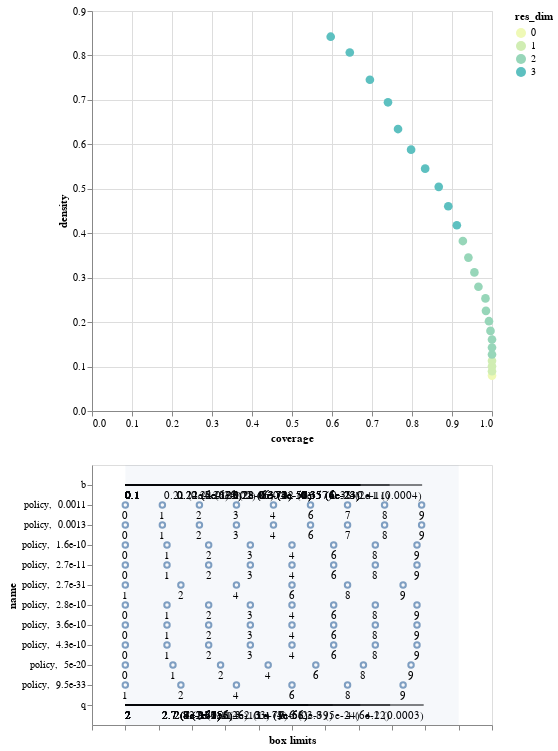

Notebook code cell kept with this figure:
### Code cell
box1.inspect_tradeoff()

### Figure 1 — Vega-Lite specification as saved in the notebook (floating-point values rounded to 4 significant figures)
{"config": {"view": {"continuousWidth": 400, "continuousHeight": 300}}, "vconcat": [{"data": {"name": "data-cd604b063686d04be7cd6367f45dd766"}, "mark": {"type": "circle", "size": 75}, "encoding": {"color": {"type": "ordinal", "field": "res_dim", "scale": {"range": ["#eff9b6", "#d0edb3", "#97d6b9", "#5dc0c0", "#31a5c2", "#1f80b8", "#2354a3", "#21318d"]}}, "opacity": {"condition": {"value": 1, "selection": "selector002"}, "value": 0.4}, "tooltip": [{"type": "ordinal", "field": "id"}, {"type": "quantitative", "field": "coverage", "format": ".2"}, {"type": "quantitative", "field": "density", "format": ".2"}, {"type": "ordinal", "field": "res_dim"}], "x": {"type": "quantitative", "field": "coverage"}, "y": {"type": "quantitative", "field": "density"}}, "height": 400, "selection": {"selector002": {"type": "single", "fields": ["id"]}}, "width": 400}, {"layer": [{"data": {"name": "data-f30ca7fd55f6c3a5d23d10caf17bafd5"}, "mark": "rule", "encoding": {"x": {"type": "quantitative", "axis": {"grid": false, "labels": false, "title": "box limits"}, "field": "x_lower", "scale": {"domain": [0, 1], "padding": 0.1}}, "x2": {"field": "x_upper"}, "y": {"type": "nominal", "field": "name", "scale": {"padding": 1.0}}}, "transform": [{"calculate": "(datum.x1-datum.minimum)/(datum.maximum-datum.minimum)", "as": "x_lower"}, {"calculate": "(datum.x2-datum.minimum)/(datum.maximum-datum.minimum)", "as": "x_upper"}, {"filter": {"selection": "selector002"}}], "width": 400}, {"data": {"name": "data-f30ca7fd55f6c3a5d23d10caf17bafd5"}, "mark": {"type": "text", "align": "left", "baseline": "top", "dy": 5}, "encoding": {"text": {"type": "ordinal", "field": "text"}, "x": {"type": "quantitative", "axis": {"grid": false, "labels": false, "title": "box limits"}, "field": "x_lower", "scale": {"domain": [0, 1], "padding": 0.1}}, "x2": {"field": "x_upper"}, "y": {"type": "nominal", "field": "name", "scale": {"padding": 1.0}}}, "transform": [{"calculate": "(datum.x1-datum.minimum)/(datum.maximum-datum.minimum)", "as": "x_lower"}, {"calculate": "(datum.x2-datum.minimum)/(datum.maximum-datum.minimum)", "as": "x_upper"}, {"filter": {"selection": "selector002"}}, {"calculate": "datum.qp_lower>0?format(datum.x1, \".2\")+\" (\"+format(datum.qp_lower, \".1~g\")+\")\" :format(datum.x1, \".2\")", "as": "text"}], "width": 400}, {"data": {"name": "data-f30ca7fd55f6c3a5d23d10caf17bafd5"}, "mark": {"type": "text", "align": "right", "baseline": "top", "dy": 5}, "encoding": {"text": {"type": "ordinal", "field": "text"}, "x": {"type": "quantitative", "field": "x_upper"}, "x2": {"field": "x_upper"}, "y": {"type": "nominal", "field": "name", "scale": {"padding": 1.0}}}, "transform": [{"calculate": "(datum.x1-datum.minimum)/(datum.maximum-datum.minimum)", "as": "x_lower"}, {"calculate": "(datum.x2-datum.minimum)/(datum.maximum-datum.minimum)", "as": "x_upper"}, {"filter": {"selection": "selector002"}}, {"calculate": "datum.qp_upper>0?format(datum.x2, \".2\")+\" (\"+format(datum.qp_upper, \".1\")+\")\" :format(datum.x2, \".2\")", "as": "text"}], "width": 400}, {"data": {"name": "data-bb8d07f6df3d47a6a475317795287b23"}, "mark": {"type": "rect", "opacity": 0.05}, "encoding": {"x": {"type": "quantitative", "field": "start"}, "x2": {"field": "end"}}}, {"data": {"name": "data-4effa3d15b8621940deacb86bf4a04f8"}, "mark": "point", "encoding": {"x": {"type": "quantitative", "field": "x"}, "y": {"type": "nominal", "field": "name"}}, "transform": [{"filter": {"selection": "selector002"}}], "width": 400}, {"data": {"name": "data-4effa3d15b8621940deacb86bf4a04f8"}, "mark": {"type": "text", "align": "center", "baseline": "top", "dy": 5}, "encoding": {"text": {"type": "nominal", "field": "item"}, "x": {"type": "quantitative", "field": "x"}, "y": {"type": "nominal", "field": "name"}}, "transform": [{"filter": {"selection": "selector002"}}], "width": 400}]}], "$schema": "https://vega.github.io/schema/vega-lite/v4.8.1.json", "datasets": {"data-cd604b063686d04be7cd6367f45dd766": [{"coverage": 1.0, "density": 0.0796, "id": 0, "mass": 1.0, "mean": 0.0796, "res_dim": 0}, {"coverage": 1.0, "density": 0.08944, "id": 1, "mass": 0.89, "mean": 0.08944, "res_dim": 1}, {"coverage": 1.0, "density": 0.1005, "id": 2, "mass": 0.792, "mean": 0.1005, "res_dim": 1}, {"coverage": 1.0, "density": 0.1131, "id": 3, "mass": 0.704, "mean": 0.1131, "res_dim": 1}, {"coverage": 1.0, "density": 0.1272, "id": 4, "mass": 0.626, "mean": 0.1272, "res_dim": 2}, {"coverage": 1.0, "density": 0.1429, "id": 5, "mass": 0.557, "mean": 0.1429, "res_dim": 2}, {"coverage": 1.0, "density": 0.1608, "id": 6, "mass": 0.495, "mean": 0.1608, "res_dim": 2}, {"coverage": 0.9962, "density": 0.1802, "id": 7, "mass": 0.44, "mean": 0.1802, "res_dim": 2}, {"coverage": 0.9925, "density": 0.202, "id": 8, "mass": 0.391, "mean": 0.202, "res_dim": 2}, {"coverage": 0.9849, "density": 0.2253, "id": 9, "mass": 0.348, "mean": 0.2253, "res_dim": 2}, {"coverage": 0.9837, "density": 0.2534, "id": 10, "mass": 0.309, "mean": 0.2534, "res_dim": 2}, {"coverage": 0.9661, "density": 0.2796, "id": 11, "mass": 0.275, "mean": 0.2796, "res_dim": 2}, {"coverage": 0.956, "density": 0.3119, "id": 12, "mass": 0.244, "mean": 0.3119, "res_dim": 2}, {"coverage": 0.941, "density": 0.3452, "id": 13, "mass": 0.217, "mean": 0.3452, "res_dim": 2}, {"coverage": 0.9271, "density": 0.3824, "id": 14, "mass": 0.193, "mean": 0.3824, "res_dim": 2}, {"coverage": 0.9121, "density": 0.418, "id": 15, "mass": 0.1737, "mean": 0.418, "res_dim": 3}, {"coverage": 0.8907, "density": 0.4607, "id": 16, "mass": 0.1539, "mean": 0.4607, "res_dim": 3}, {"coverage": 0.8668, "density": 0.5044, "id": 17, "mass": 0.1368, "mean": 0.5044, "res_dim": 3}, {"coverage": 0.8329, "density": 0.5452, "id": 18, "mass": 0.1216, "mean": 0.5452, "res_dim": 3}, {"coverage": 0.7977, "density": 0.588, "id": 19, "mass": 0.108, "mean": 0.588, "res_dim": 3}, {"coverage": 0.7651, "density": 0.6344, "id": 20, "mass": 0.096, "mean": 0.6344, "res_dim": 3}, {"coverage": 0.7399, "density": 0.6946, "id": 21, "mass": 0.0848, "mean": 0.6946, "res_dim": 3}, {"coverage": 0.6947, "density": 0.7453, "id": 22, "mass": 0.0742, "mean": 0.7453, "res_dim": 3}, {"coverage": 0.6445, "density": 0.8066, "id": 23, "mass": 0.0636, "mean": 0.8066, "res_dim": 3}, {"coverage": 0.5967, "density": 0.8422, "id": 24, "mass": 0.0564, "mean": 0.8422, "res_dim": 3}], "data-f30ca7fd55f6c3a5d23d10caf17bafd5": [{"x1": 0.1001, "x2": 0.4114, "name": "b", "id": 1, "minimum": 0.1001, "maximum": 0.4497, "qp_lower": -1.0, "qp_upper": 0.0003981}, {"x1": 0.1001, "x2": 0.3773, "name": "b", "id": 2, "minimum": 0.1001, "maximum": 0.4497, "qp_lower": -1.0, "qp_upper": 1.899e-11}, {"x1": 0.1001, "x2": 0.3465, "name": "b", "id": 3, "minimum": 0.1001, "maximum": 0.4497, "qp_lower": -1.0, "qp_upper": 5.977e-23}, {"x1": 0.1001, "x2": 0.3465, "name": "b", "id": 4, "minimum": 0.1001, "maximum": 0.4497, "qp_lower": -1.0, "qp_upper": 5.919e-24}, {"x1": 2.001, "x2": 4.237, "name": "q", "id": 4, "minimum": 2.001, "maximum": 4.499, "qp_lower": -1.0, "qp_upper": 0.0002854}, {"x1": 0.1001, "x2": 0.3465, "name": "b", "id": 5, "minimum": 0.1001, "maximum": 0.4497, "qp_lower": -1.0, "qp_upper": 6.376e-24}, {"x1": 2.001, "x2": 3.985, "name": "q", "id": 5, "minimum": 2.001, "maximum": 4.499, "qp_lower": -1.0, "qp_upper": 6.207e-12}, {"x1": 0.1001, "x2": 0.3465, "name": "b", "id": 6, "minimum": 0.1001, "maximum": 0.4497, "qp_lower": -1.0, "qp_upper": 3.536e-24}, {"x1": 2.001, "x2": 3.762, "name": "q", "id": 6, "minimum": 2.001, "maximum": 4.499, "qp_lower": -1.0, "qp_upper": 5.18e-24}, {"x1": 0.1001, "x2": 0.3465, "name": "b", "id": 7, "minimum": 0.1001, "maximum": 0.4497, "qp_lower": -1.0, "qp_upper": 1.29e-23}, {"x1": 2.001, "x2": 3.555, "name": "q", "id": 7, "minimum": 2.001, "maximum": 4.499, "qp_lower": -1.0, "qp_upper": 2.239e-39}, {"x1": 0.1001, "x2": 0.3465, "name": "b", "id": 8, "minimum": 0.1001, "maximum": 0.4497, "qp_lower": -1.0, "qp_upper": 5.606e-23}, {"x1": 2.001, "x2": 3.37, "name": "q", "id": 8, "minimum": 2.001, "maximum": 4.499, "qp_lower": -1.0, "qp_upper": 3.834e-58}, {"x1": 0.1001, "x2": 0.3165, "name": "b", "id": 9, "minimum": 0.1001, "maximum": 0.4497, "qp_lower": -1.0, "qp_upper": 1.368e-37}, {"x1": 2.001, "x2": 3.37, "name": "q", "id": 9, "minimum": 2.001, "maximum": 4.499, "qp_lower": -1.0, "qp_upper": 9.567e-57}, {"x1": 0.1001, "x2": 0.2957, "name": "b", "id": 10, "minimum": 0.1001, "maximum": 0.4497, "qp_lower": -1.0, "qp_upper": 3.352e-57}, {"x1": 2.001, "x2": 3.37, "name": "q", "id": 10, "minimum": 2.001, "maximum": 4.499, "qp_lower": -1.0, "qp_upper": 3.433e-61}, {"x1": 0.1001, "x2": 0.2957, "name": "b", "id": 11, "minimum": 0.1001, "maximum": 0.4497, "qp_lower": -1.0, "qp_upper": 3.485e-57}, {"x1": 2.001, "x2": 3.217, "name": "q", "id": 11, "minimum": 2.001, "maximum": 4.499, "qp_lower": -1.0, "qp_upper": 1.174e-79}, {"x1": 0.1001, "x2": 0.2957, "name": "b", "id": 12, "minimum": 0.1001, "maximum": 0.4497, "qp_lower": -1.0, "qp_upper": 1.518e-58}, {"x1": 2.001, "x2": 3.083, "name": "q", "id": 12, "minimum": 2.001, "maximum": 4.499, "qp_lower": -1.0, "qp_upper": 4.397e-103}, {"x1": 0.1001, "x2": 0.2957, "name": "b", "id": 13, "minimum": 0.1001, "maximum": 0.4497, "qp_lower": -1.0, "qp_upper": 3.717e-51}, {"x1": 2.001, "x2": 2.918, "name": "q", "id": 13, "minimum": 2.001, "maximum": 4.499, "qp_lower": -1.0, "qp_upper": 3.241e-126}, {"x1": 0.1001, "x2": 0.2957, "name": "b", "id": 14, "minimum": 0.1001, "maximum": 0.4497, "qp_lower": -1.0, "qp_upper": 1.802e-50}, {"x1": 2.001, "x2": 2.809, "name": "q", "id": 14, "minimum": 2.001, "maximum": 4.499, "qp_lower": -1.0, "qp_upper": 1.77e-151}, {"x1": 0.1001, "x2": 0.2957, "name": "b", "id": 15, "minimum": 0.1001, "maximum": 0.4497, "qp_lower": -1.0, "qp_upper": 1.913e-51}, {"x1": 2.001, "x2": 2.809, "name": "q", "id": 15, "minimum": 2.001, "maximum": 4.499, "qp_lower": -1.0, "qp_upper": 1.174e-152}, {"x1": 0.1001, "x2": 0.2753, "name": "b", "id": 16, "minimum": 0.1001, "maximum": 0.4497, "qp_lower": -1.0, "qp_upper": 6.113e-70}, {"x1": 2.001, "x2": 2.809, "name": "q", "id": 16, "minimum": 2.001, "maximum": 4.499, "qp_lower": -1.0, "qp_upper": 7.267e-156}, {"x1": 0.1001, "x2": 0.2753, "name": "b", "id": 17, "minimum": 0.1001, "maximum": 0.4497, "qp_lower": -1.0, "qp_upper": 4.652e-71}, {"x1": 2.001, "x2": 2.809, "name": "q", "id": 17, "minimum": 2.001, "maximum": 4.499, "qp_lower": -1.0, "qp_upper": 1.555e-156}, {"x1": 0.1001, "x2": 0.2753, "name": "b", "id": 18, "minimum": 0.1001, "maximum": 0.4497, "qp_lower": -1.0, "qp_upper": 9.537e-72}, {"x1": 2.001, "x2": 2.72, "name": "q", "id": 18, "minimum": 2.001, "maximum": 4.499, "qp_lower": -1.0, "qp_upper": 1.565e-173}, {"x1": 0.1001, "x2": 0.2556, "name": "b", "id": 19, "minimum": 0.1001, "maximum": 0.4497, "qp_lower": -1.0, "qp_upper": 1.673e-86}, {"x1": 2.001, "x2": 2.72, "name": "q", "id": 19, "minimum": 2.001, "maximum": 4.499, "qp_lower": -1.0, "qp_upper": 4.365e-171}, {"x1": 0.1001, "x2": 0.2368, "name": "b", "id": 20, "minimum": 0.1001, "maximum": 0.4497, "qp_lower": -1.0, "qp_upper": 1.883e-102}, {"x1": 2.001, "x2": 2.72, "name": "q", "id": 20, "minimum": 2.001, "maximum": 4.499, "qp_lower": -1.0, "qp_upper": 3.437e-167}, {"x1": 0.1001, "x2": 0.2223, "name": "b", "id": 21, "minimum": 0.1001, "maximum": 0.4497, "qp_lower": -1.0, "qp_upper": 6.889e-125}, {"x1": 2.001, "x2": 2.72, "name": "q", "id": 21, "minimum": 2.001, "maximum": 4.499, "qp_lower": -1.0, "qp_upper": 4.01e-173}, {"x1": 0.1001, "x2": 0.2223, "name": "b", "id": 22, "minimum": 0.1001, "maximum": 0.4497, "qp_lower": -1.0, "qp_upper": 4.719e-123}, {"x1": 2.001, "x2": 2.72, "name": "q", "id": 22, "minimum": 2.001, "maximum": 4.499, "qp_lower": -1.0, "qp_upper": 7.41e-170}, {"x1": 0.1001, "x2": 0.2223, "name": "b", "id": 23, "minimum": 0.1001, "maximum": 0.4497, "qp_lower": -1.0, "qp_upper": 5.623e-122}, {"x1": 2.001, "x2": 2.72, "name": "q", "id": 23, "minimum": 2.001, "maximum": 4.499, "qp_lower": -1.0, "qp_upper": 3.035e-167}, {"x1": 0.1001, "x2": 0.2092, "name": "b", "id": 24, "minimum": 0.1001, "maximum": 0.4497, "qp_lower": -1.0, "qp_upper": 3.611e-126}, {"x1": 2.001, "x2": 2.72, "name": "q", "id": 24, "minimum": 2.001, "maximum": 4.499, "qp_lower": -1.0, "qp_upper": 6.67e-160}], "data-bb8d07f6df3d47a6a475317795287b23": [{"start": 0, "end": 1}], "data-4effa3d15b8621940deacb86bf4a04f8": [{"name": "policy,  0.0013", "n_items": 10, "item": 0, "id": 15, "x": 0.0}, {"name": "policy,  0.0013", "n_items": 10, "item": 1, "id": 15, "x": 0.1111}, {"name": "policy,  0.0013", "n_items": 10, "item": 2, "id": 15, "x": 0.2222}, {"name": "policy,  0.0013", "n_items": 10, "item": 3, "id": 15, "x": 0.3333}, {"name": "policy,  0.0013", "n_items": 10, "item": 4, "id": 15, "x": 0.4444}, {"name": "policy,  0.0013", "n_items": 10, "item": 6, "id": 15, "x": 0.5556}, {"name": "policy,  0.0013", "n_items": 10, "item": 7, "id": 15, "x": 0.6667}, {"name": "policy,  0.0013", "n_items": 10, "item": 8, "id": 15, "x": 0.7778}, {"name": "policy,  0.0013", "n_items": 10, "item": 9, "id": 15, "x": 0.8889}, {"name": "policy,  0.0011", "n_items": 10, "item": 0, "id": 16, "x": 0.0}, {"name": "policy,  0.0011", "n_items": 10, "item": 1, "id": 16, "x": 0.1111}, {"name": "policy,  0.0011", "n_items": 10, "item": 2, "id": 16, "x": 0.2222}, {"name": "policy,  0.0011", "n_items": 10, "item": 3, "id": 16, "x": 0.3333}, {"name": "policy,  0.0011", "n_items": 10, "item": 4, "id": 16, "x": 0.4444}, {"name": "policy,  0.0011", "n_items": 10, "item": 6, "id": 16, "x": 0.5556}, {"name": "policy,  0.0011", "n_items": 10, "item": 7, "id": 16, "x": 0.6667}, {"name": "policy,  0.0011", "n_items": 10, "item": 8, "id": 16, "x": 0.7778}, {"name": "policy,  0.0011", "n_items": 10, "item": 9, "id": 16, "x": 0.8889}, {"name": "policy,  4.3e-10", "n_items": 9, "item": 0, "id": 17, "x": 0.0}, {"name": "policy,  4.3e-10", "n_items": 9, "item": 1, "id": 17, "x": 0.125}, {"name": "policy,  4.3e-10", "n_items": 9, "item": 2, "id": 17, "x": 0.25}, {"name": "policy,  4.3e-10", "n_items": 9, "item": 3, "id": 17, "x": 0.375}, {"name": "policy,  4.3e-10", "n_items": 9, "item": 4, "id": 17, "x": 0.5}, {"name": "policy,  4.3e-10", "n_items": 9, "item": 6, "id": 17, "x": 0.625}, {"name": "policy,  4.3e-10", "n_items": 9, "item": 8, "id": 17, "x": 0.75}, {"name": "policy,  4.3e-10", "n_items": 9, "item": 9, "id": 17, "x": 0.875}, {"name": "policy,  3.6e-10", "n_items": 9, "item": 0, "id": 18, "x": 0.0}, {"name": "policy,  3.6e-10", "n_items": 9, "item": 1, "id": 18, "x": 0.125}, {"name": "policy,  3.6e-10", "n_items": 9, "item": 2, "id": 18, "x": 0.25}, {"name": "policy,  3.6e-10", "n_items": 9, "item": 3, "id": 18, "x": 0.375}, {"name": "policy,  3.6e-10", "n_items": 9, "item": 4, "id": 18, "x": 0.5}, {"name": "policy,  3.6e-10", "n_items": 9, "item": 6, "id": 18, "x": 0.625}, {"name": "policy,  3.6e-10", "n_items": 9, "item": 8, "id": 18, "x": 0.75}, {"name": "policy,  3.6e-10", "n_items": 9, "item": 9, "id": 18, "x": 0.875}, {"name": "policy,  2.8e-10", "n_items": 9, "item": 0, "id": 19, "x": 0.0}, {"name": "policy,  2.8e-10", "n_items": 9, "item": 1, "id": 19, "x": 0.125}, {"name": "policy,  2.8e-10", "n_items": 9, "item": 2, "id": 19, "x": 0.25}, {"name": "policy,  2.8e-10", "n_items": 9, "item": 3, "id": 19, "x": 0.375}, {"name": "policy,  2.8e-10", "n_items": 9, "item": 4, "id": 19, "x": 0.5}, {"name": "policy,  2.8e-10", "n_items": 9, "item": 6, "id": 19, "x": 0.625}, {"name": "policy,  2.8e-10", "n_items": 9, "item": 8, "id": 19, "x": 0.75}, {"name": "policy,  2.8e-10", "n_items": 9, "item": 9, "id": 19, "x": 0.875}, {"name": "policy,  1.6e-10", "n_items": 9, "item": 0, "id": 20, "x": 0.0}, {"name": "policy,  1.6e-10", "n_items": 9, "item": 1, "id": 20, "x": 0.125}, {"name": "policy,  1.6e-10", "n_items": 9, "item": 2, "id": 20, "x": 0.25}, {"name": "policy,  1.6e-10", "n_items": 9, "item": 3, "id": 20, "x": 0.375}, {"name": "policy,  1.6e-10", "n_items": 9, "item": 4, "id": 20, "x": 0.5}, {"name": "policy,  1.6e-10", "n_items": 9, "item": 6, "id": 20, "x": 0.625}, {"name": "policy,  1.6e-10", "n_items": 9, "item": 8, "id": 20, "x": 0.75}, {"name": "policy,  1.6e-10", "n_items": 9, "item": 9, "id": 20, "x": 0.875}, {"name": "policy,  2.7e-11", "n_items": 9, "item": 0, "id": 21, "x": 0.0}, {"name": "policy,  2.7e-11", "n_items": 9, "item": 1, "id": 21, "x": 0.125}, {"name": "policy,  2.7e-11", "n_items": 9, "item": 2, "id": 21, "x": 0.25}, {"name": "policy,  2.7e-11", "n_items": 9, "item": 3, "id": 21, "x": 0.375}, {"name": "policy,  2.7e-11", "n_items": 9, "item": 4, "id": 21, "x": 0.5}, {"name": "policy,  2.7e-11", "n_items": 9, "item": 6, "id": 21, "x": 0.625}, {"name": "policy,  2.7e-11", "n_items": 9, "item": 8, "id": 21, "x": 0.75}, {"name": "policy,  2.7e-11", "n_items": 9, "item": 9, "id": 21, "x": 0.875}, {"name": "policy,  5e-20", "n_items": 8, "item": 0, "id": 22, "x": 0.0}, {"name": "policy,  5e-20", "n_items": 8, "item": 1, "id": 22, "x": 0.1429}, {"name": "policy,  5e-20", "n_items": 8, "item": 2, "id": 22, "x": 0.2857}, {"name": "policy,  5e-20", "n_items": 8, "item": 4, "id": 22, "x": 0.4286}, {"name": "policy,  5e-20", "n_items": 8, "item": 6, "id": 22, "x": 0.5714}, {"name": "policy,  5e-20", "n_items": 8, "item": 8, "id": 22, "x": 0.7143}, {"name": "policy,  5e-20", "n_items": 8, "item": 9, "id": 22, "x": 0.8571}, {"name": "policy,  9.5e-33", "n_items": 7, "item": 1, "id": 23, "x": 0.0}, {"name": "policy,  9.5e-33", "n_items": 7, "item": 2, "id": 23, "x": 0.1667}, {"name": "policy,  9.5e-33", "n_items": 7, "item": 4, "id": 23, "x": 0.3333}, {"name": "policy,  9.5e-33", "n_items": 7, "item": 6, "id": 23, "x": 0.5}, {"name": "policy,  9.5e-33", "n_items": 7, "item": 8, "id": 23, "x": 0.6667}, {"name": "policy,  9.5e-33", "n_items": 7, "item": 9, "id": 23, "x": 0.8333}, {"name": "policy,  2.7e-31", "n_items": 7, "item": 1, "id": 24, "x": 0.0}, {"name": "policy,  2.7e-31", "n_items": 7, "item": 2, "id": 24, "x": 0.1667}, {"name": "policy,  2.7e-31", "n_items": 7, "item": 4, "id": 24, "x": 0.3333}, {"name": "policy,  2.7e-31", "n_items": 7, "item": 6, "id": 24, "x": 0.5}, {"name": "policy,  2.7e-31", "n_items": 7, "item": 8, "id": 24, "x": 0.6667}, {"name": "policy,  2.7e-31", "n_items": 7, "item": 9, "id": 24, "x": 0.8333}]}}
